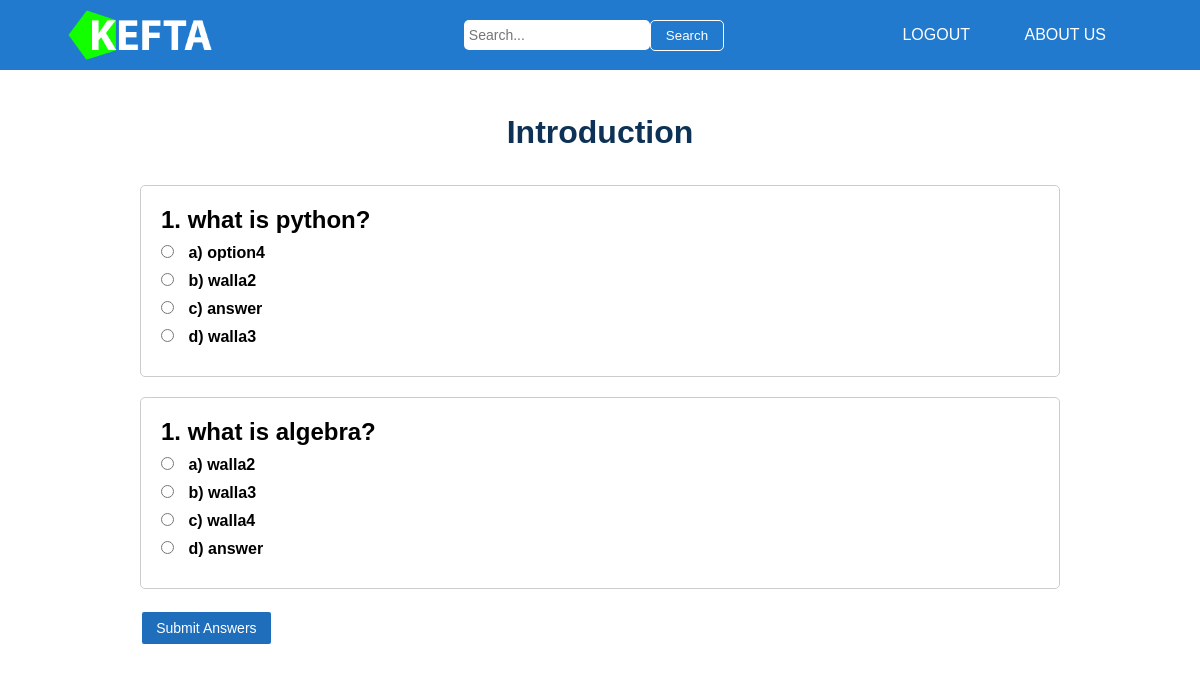
The page /question/973bf72a-375e-42d0-89f1-35d35c56df56 (signed in) on the database its author committed.
### models/exam.py (models this page shows, shortened)
class Exam(db.Model):
    id = db.Column(db.String(60), primary_key=True, default=generate_uuid)
    name = db.Column(db.String(60), nullable=False)
    created_at = db.Column(db.DateTime, nullable=False,
                           default=datetime.utcnow)
    class_id = db.Column(db.String(60), db.ForeignKey('class.id'),
                         nullable=False)
    created_at = db.Column(db.DateTime, nullable=False,
                           default=datetime.utcnow)
    updated_at = db.Column(db.DateTime, nullable=False,
                           default=datetime.utcnow)
    questions = db.relationship('Question', backref='exam', lazy=True,
                                cascade="all, delete-orphan")
    marks = db.relationship('Mark', backref='exam', lazy=True,
                            cascade="all, delete-orphan")

### models/question.py (models this page shows, shortened)
class Question(db.Model):
    id = db.Column(db.String(60), primary_key=True, default=generate_uuid)
    question = db.Column(db.String(200), nullable=False)
    correct_option = db.Column(db.String(200), nullable=False)
    option2 = db.Column(db.String(200), nullable=False)
    option3 = db.Column(db.String(200), nullable=False)
    option4 = db.Column(db.String(200), nullable=False)
    exam_id = db.Column(db.Integer, db.ForeignKey('exam.id'), nullable=False)
    created_at = db.Column(db.DateTime, nullable=False,
                           default=datetime.utcnow)
    updated_at = db.Column(db.DateTime, nullable=False,
                           default=datetime.utcnow)

### views/question.py (the view, shortened to what this page needs)
@question.route('/question/<string:exam_id>', methods=['GET', 'POST'])
@login_required
def questions(exam_id):
    all_question = Question.query.filter_by(exam_id=exam_id).all()
    current_exam = Exam.query.filter_by(id=exam_id).first()
    return render_template('question.html', user=current_user,
                           questions=all_question,
                           current_exam=current_exam,
                           shuffle_list=shuffle_list)

### app.py (called while the page is built)
@app.teardown_appcontext
def teardown_handler(self):
    db.session.remove()

### views/question.py (called while the page is built)
def shuffle_list(lst):
    random.shuffle(lst)
    return lst

### templates/question.html (shortened to what this page needs)
{% extends "base.html" %}
{% block style %}
<link rel="stylesheet" type="text/css" href="../static/css/question.css">
{% endblock %}
{% block content%}
{% if questions|length == 0 %}
	<h1 class="exam-name">No question created yet</h1>
{% else %}
	<h1 class="exam-name">{{ questions[0].exam.name }}</h1>
	{% set q_number = 1 %}
	{% for question in questions %}
	<div class="question">
		<h2>{{ q_number }}. {{ question.question }}</h2>
		<form method="POST" data-question-id="{{ question.id }}">
			{% set options = [question.correct_option, question.option2, question.option3, question.option4] %}
			{% set shuffle_options = shuffle_list(options) %}
			{% set option_letter = ['a', 'b', 'c', 'd'] %}
			{% for index in [0, 1, 2, 3] %}
				<label>
					<input type="radio" name="answer" value="{{ shuffle_options[index] }}" class="option">
					{{ option_letter[index] }}) {{ shuffle_options[index] }}
				</label>
			{% endfor %}
		</form>
	</div>
	{% endfor %}
{% endif %}
{% if questions|length != 0 %}
	<button type="button" id="submitAnswers">Submit Answers</button>
{% endif %}
{% endblock %}

### static/css/common.css (style rules this page uses)
* { padding: 0; margin: 0; box-sizing: border-box; font-family: sans-serif; }
:root { --color1: #1F6EBB; --color2: #6998C7; --color3: #227ACF; --color4: #4890D5; --color5: #0E3255; }
html { scroll-behavior: smooth; }

### static/css/question.css (style rules this page uses)
* { padding: 0; margin: 0; box-sizing: border-box; font-family: sans-serif; }
:root { --color1: #1F6EBB; --color2: #6998C7; --color3: #227ACF; --color4: #4890D5; --color5: #0E3255; }
.container .exam-name { text-align: center; padding: 14px 14px; color: var(--color5); }
.container .question { margin: 20px; padding: 20px; border: 1px solid #ccc; border-radius: 5px; }
.container .question h2 { margin-top: 0; padding-bottom: 10px; }
.container .question label { display: block; margin-bottom: 10px; font-weight: bold; }
.container .question .option { margin-right: 10px; cursor: pointer; }
.container #submitAnswers { background: var(--color1); padding: 8px 14px; border-radius: 5px; border: 3px solid white; color: white; font-size: 14px; margin-left: 2%; }

### rows shown on the page
Exam: name "Introduction"
Question: q_number "1", question "what is python?", option_letter "a" "b" "c" "d", option4 "option4" "walla2" "answer" "walla3"
Question: q_number "1", question "what is algebra?", option_letter "a" "b" "c" "d", option2 "walla2" "walla3" "walla4" "answer"
